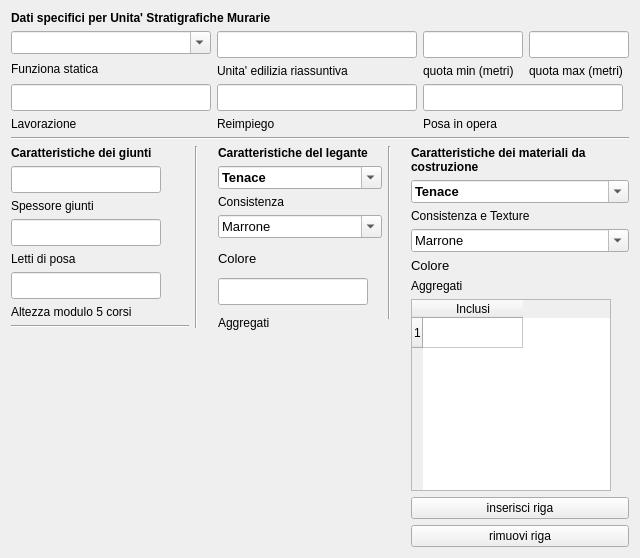
     <widget class="QWidget" name="tab_6">
      <attribute name="title">
       <string>USM</string>
      </attribute>
      <layout class="QGridLayout" name="gridLayout_23">
       <item row="0" column="0" colspan="5">
        <layout class="QGridLayout" name="gridLayout_22">
         <item row="0" column="0" colspan="2">
          <widget class="QLabel" name="label_51">
           <property name="font">
            <font>
             <weight>75</weight>
             <bold>true</bold>
            </font>
           </property>
           <property name="text">
            <string>Dati specifici per Unita' Stratigrafiche Murarie</string>
           </property>
          </widget>
         </item>
         <item row="1" column="0">
          <layout class="QVBoxLayout" name="verticalLayout_13">
           <item>
            <widget class="QComboBox" name="comboBox_funz_statica_usm">
             <property name="font">
              <font>
               <pointsize>10</pointsize>
               <weight>75</weight>
               <bold>true</bold>
              </font>
             </property>
             <property name="editable">
              <bool>true</bool>
             </property>
            </widget>
           </item>
           <item>
            <widget class="QLabel" name="label_52">
             <property name="text">
              <string>Funziona statica</string>
             </property>
            </widget>
           </item>
          </layout>
         </item>
         <item row="1" column="1">
          <layout class="QVBoxLayout" name="verticalLayout_15">
           <item>
            <widget class="QLineEdit" name="lineEdit_unita_edilizia_riassuntiva_usm">
             <property name="enabled">
              <bool>true</bool>
             </property>
             <property name="minimumSize">
              <size>
               <width>200</width>
               <height>21</height>
              </size>
             </property>
             <property name="maximumSize">
              <size>
               <width>60</width>
               <height>16777215</height>
              </size>
             </property>
             <property name="font">
              <font>
               <pointsize>12</pointsize>
               <weight>75</weight>
               <bold>true</bold>
              </font>
             </property>
            </widget>
           </item>
           <item>
            <widget class="QLabel" name="label_53">
             <property name="text">
              <string>Unita' edilizia riassuntiva</string>
             </property>
            </widget>
           </item>
          </layout>
         </item>
         <item row="1" column="2">
          <layout class="QVBoxLayout" name="verticalLayout_16">
           <item>
            <widget class="QLineEdit" name="lineEdit_qmin_usm">
             <property name="enabled">
              <bool>true</bool>
             </property>
             <property name="minimumSize">
              <size>
               <width>100</width>
               <height>21</height>
              </size>
             </property>
             <property name="maximumSize">
              <size>
               <width>60</width>
               <height>16777215</height>
              </size>
             </property>
             <property name="font">
              <font>
               <pointsize>12</pointsize>
               <weight>75</weight>
               <bold>true</bold>
              </font>
             </property>
            </widget>
           </item>
           <item>
            <widget class="QLabel" name="label_54">
             <property name="text">
              <string>quota min (metri)</string>
             </property>
            </widget>
           </item>
          </layout>
         </item>
         <item row="1" column="3">
          <layout class="QVBoxLayout" name="verticalLayout_17">
           <item>
            <widget class="QLineEdit" name="lineEdit_qmax_usm">
             <property name="enabled">
              <bool>true</bool>
             </property>
             <property name="minimumSize">
              <size>
               <width>100</width>
               <height>21</height>
              </size>
             </property>
             <property name="maximumSize">
              <size>
               <width>60</width>
               <height>16777215</height>
              </size>
             </property>
             <property name="font">
              <font>
               <pointsize>12</pointsize>
               <weight>75</weight>
               <bold>true</bold>
              </font>
             </property>
            </widget>
           </item>
           <item>
            <widget class="QLabel" name="label_55">
             <property name="text">
              <string>quota max (metri)</string>
             </property>
            </widget>
           </item>
          </layout>
         </item>
         <item row="2" column="0">
          <layout class="QVBoxLayout" name="verticalLayout_18">
           <item>
            <widget class="QLineEdit" name="lineEdit_lavorazione_usm">
             <property name="enabled">
              <bool>true</bool>
             </property>
             <property name="minimumSize">
              <size>
               <width>200</width>
               <height>21</height>
              </size>
             </property>
             <property name="maximumSize">
              <size>
               <width>60</width>
               <height>16777215</height>
              </size>
             </property>
             <property name="font">
              <font>
               <pointsize>12</pointsize>
               <weight>75</weight>
               <bold>true</bold>
              </font>
             </property>
            </widget>
           </item>
           <item>
            <widget class="QLabel" name="label_56">
             <property name="text">
              <string>Lavorazione</string>
             </property>
            </widget>
           </item>
          </layout>
         </item>
         <item row="2" column="1">
          <layout class="QVBoxLayout" name="verticalLayout_19">
           <item>
            <widget class="QLineEdit" name="lineEdit_reimpiego_usm">
             <property name="enabled">
              <bool>true</bool>
             </property>
             <property name="minimumSize">
              <size>
               <width>200</width>
               <height>21</height>
              </size>
             </property>
             <property name="maximumSize">
              <size>
               <width>60</width>
               <height>16777215</height>
              </size>
             </property>
             <property name="font">
              <font>
               <pointsize>12</pointsize>
               <weight>75</weight>
               <bold>true</bold>
              </font>
             </property>
            </widget>
           </item>
           <item>
            <widget class="QLabel" name="label_57">
             <property name="text">
              <string>Reimpiego</string>
             </property>
            </widget>
           </item>
          </layout>
         </item>
         <item row="2" column="2" colspan="2">
          <layout class="QVBoxLayout" name="verticalLayout_20">
           <item>
            <widget class="QLineEdit" name="lineEdit_posa_in_opera_usm">
             <property name="enabled">
              <bool>true</bool>
             </property>
             <property name="minimumSize">
              <size>
               <width>200</width>
               <height>21</height>
              </size>
             </property>
             <property name="maximumSize">
              <size>
               <width>60</width>
               <height>16777215</height>
              </size>
             </property>
             <property name="font">
              <font>
               <pointsize>12</pointsize>
               <weight>75</weight>
               <bold>true</bold>
              </font>
             </property>
            </widget>
           </item>
           <item>
            <widget class="QLabel" name="label_58">
             <property name="text">
              <string>Posa in opera</string>
             </property>
            </widget>
           </item>
          </layout>
         </item>
         <item row="3" column="0" colspan="4">
          <widget class="Line" name="line_9">
           <property name="font">
            <font>
             <weight>75</weight>
             <bold>true</bold>
            </font>
           </property>
           <property name="orientation">
            <enum>Qt::Horizontal</enum>
           </property>
          </widget>
         </item>
        </layout>
       </item>
       <item row="1" column="0">
        <layout class="QVBoxLayout" name="verticalLayout_25">
         <item>
          <layout class="QVBoxLayout" name="verticalLayout_22">
           <item>
            <widget class="QLabel" name="label_59">
             <property name="font">
              <font>
               <weight>75</weight>
               <bold>true</bold>
              </font>
             </property>
             <property name="text">
              <string>Caratteristiche dei giunti</string>
             </property>
            </widget>
           </item>
           <item>
            <widget class="QLineEdit" name="lineEdit_spessore_giunti_usm">
             <property name="enabled">
              <bool>true</bool>
             </property>
             <property name="minimumSize">
              <size>
               <width>150</width>
               <height>21</height>
              </size>
             </property>
             <property name="maximumSize">
              <size>
               <width>150</width>
               <height>16777215</height>
              </size>
             </property>
             <property name="font">
              <font>
               <pointsize>12</pointsize>
               <weight>75</weight>
               <bold>true</bold>
              </font>
             </property>
            </widget>
           </item>
           <item>
            <widget class="QLabel" name="label_63">
             <property name="text">
              <string>Spessore giunti</string>
             </property>
            </widget>
           </item>
          </layout>
         </item>
         <item>
          <layout class="QVBoxLayout" name="verticalLayout_23">
           <item>
            <widget class="QLineEdit" name="lineEdit_letti_di_posa_giunti_usm">
             <property name="enabled">
              <bool>true</bool>
             </property>
             <property name="minimumSize">
              <size>
               <width>150</width>
               <height>21</height>
              </size>
             </property>
             <property name="maximumSize">
              <size>
               <width>150</width>
               <height>16777215</height>
              </size>
             </property>
             <property name="font">
              <font>
               <pointsize>12</pointsize>
               <weight>75</weight>
               <bold>true</bold>
              </font>
             </property>
            </widget>
           </item>
           <item>
            <widget class="QLabel" name="label_64">
             <property name="text">
              <string>Letti di posa</string>
             </property>
            </widget>
           </item>
          </layout>
         </item>
         <item>
          <layout class="QVBoxLayout" name="verticalLayout_24">
           <item>
            <widget class="QLineEdit" name="lineEdit_h_modulo_c_corsi_usm">
             <property name="enabled">
              <bool>true</bool>
             </property>
             <property name="minimumSize">
              <size>
               <width>150</width>
               <height>21</height>
              </size>
             </property>
             <property name="maximumSize">
              <size>
               <width>150</width>
               <height>16777215</height>
              </size>
             </property>
             <property name="font">
              <font>
               <pointsize>12</pointsize>
               <weight>75</weight>
               <bold>true</bold>
              </font>
             </property>
            </widget>
           </item>
           <item>
            <widget class="QLabel" name="label_65">
             <property name="text">
              <string>Altezza modulo 5 corsi</string>
             </property>
            </widget>
           </item>
          </layout>
         </item>
        </layout>
       </item>
       <item row="1" column="1" rowspan="2">
        <widget class="Line" name="line_5">
         <property name="orientation">
          <enum>Qt::Vertical</enum>
         </property>
        </widget>
       </item>
       <item row="1" column="2" rowspan="3">
        <layout class="QVBoxLayout" name="verticalLayout_26">
         <item>
          <layout class="QVBoxLayout" name="verticalLayout_27">
           <item>
            <widget class="QLabel" name="label_66">
             <property name="font">
              <font>
               <weight>75</weight>
               <bold>true</bold>
              </font>
             </property>
             <property name="text">
              <string>Caratteristiche del legante</string>
             </property>
            </widget>
           </item>
           <item>
            <widget class="QComboBox" name="comboBox_consistenza_legante_usm">
             <property name="minimumSize">
              <size>
               <width>0</width>
               <height>20</height>
              </size>
             </property>
             <property name="font">
              <font>
               <pointsize>10</pointsize>
               <weight>75</weight>
               <bold>true</bold>
              </font>
             </property>
             <property name="editable">
              <bool>true</bool>
             </property>
             <item>
              <property name="text">
               <string>Tenace</string>
              </property>
             </item>
            </widget>
           </item>
           <item>
            <widget class="QLabel" name="label_67">
             <property name="text">
              <string>Consistenza</string>
             </property>
            </widget>
           </item>
          </layout>
         </item>
         <item>
          <layout class="QVBoxLayout" name="verticalLayout_28">
           <item>
            <widget class="QComboBox" name="comboBox_colore_legante_usm">
             <property name="font">
              <font>
               <pointsize>10</pointsize>
              </font>
             </property>
             <property name="editable">
              <bool>true</bool>
             </property>
             <item>
              <property name="text">
               <string>Marrone</string>
              </property>
             </item>
             <item>
              <property name="text">
               <string>Marrone chiaro</string>
              </property>
             </item>
             <item>
              <property name="text">
               <string>Marrone scuro</string>
              </property>
             </item>
             <item>
              <property name="text">
               <string>-</string>
              </property>
             </item>
             <item>
              <property name="text">
               <string>Giallo</string>
              </property>
             </item>
             <item>
              <property name="text">
               <string>Giallo scuro</string>
              </property>
             </item>
             <item>
              <property name="text">
               <string>Giallo chiaro</string>
              </property>
             </item>
             <item>
              <property name="text">
               <string>-</string>
              </property>
             </item>
             <item>
              <property name="text">
               <string/>
              </property>
             </item>
             <item>
              <property name="text">
               <string>-</string>
              </property>
             </item>
            </widget>
           </item>
           <item>
            <widget class="QLabel" name="label_71">
             <property name="font">
              <font>
               <pointsize>10</pointsize>
              </font>
             </property>
             <property name="text">
              <string>Colore</string>
             </property>
            </widget>
           </item>
          </layout>
         </item>
         <item>
          <layout class="QVBoxLayout" name="verticalLayout_29">
           <item>
            <widget class="QLineEdit" name="lineEdit_aggregati_legante_usm">
             <property name="enabled">
              <bool>true</bool>
             </property>
             <property name="minimumSize">
              <size>
               <width>150</width>
               <height>21</height>
              </size>
             </property>
             <property name="maximumSize">
              <size>
               <width>150</width>
               <height>16777215</height>
              </size>
             </property>
             <property name="font">
              <font>
               <pointsize>12</pointsize>
               <weight>75</weight>
               <bold>true</bold>
              </font>
             </property>
            </widget>
           </item>
           <item>
            <widget class="QLabel" name="label_69">
             <property name="text">
              <string>Aggregati</string>
             </property>
            </widget>
           </item>
          </layout>
         </item>
        </layout>
       </item>
       <item row="1" column="3">
        <widget class="Line" name="line_6">
         <property name="orientation">
          <enum>Qt::Vertical</enum>
         </property>
        </widget>
       </item>
       <item row="1" column="4" rowspan="4">
        <layout class="QVBoxLayout" name="verticalLayout_30">
         <item>
          <layout class="QVBoxLayout" name="verticalLayout_31">
           <item>
            <widget class="QLabel" name="label_68">
             <property name="font">
              <font>
               <weight>75</weight>
               <bold>true</bold>
              </font>
             </property>
             <property name="text">
              <string>Caratteristiche dei materiali da costruzione</string>
             </property>
             <property name="wordWrap">
              <bool>true</bool>
             </property>
            </widget>
           </item>
           <item>
            <widget class="QComboBox" name="comboBox_consistenza_texture_mat_usm">
             <property name="font">
              <font>
               <pointsize>10</pointsize>
               <weight>75</weight>
               <bold>true</bold>
              </font>
             </property>
             <property name="editable">
              <bool>true</bool>
             </property>
             <item>
              <property name="text">
               <string>Tenace</string>
              </property>
             </item>
            </widget>
           </item>
           <item>
            <widget class="QLabel" name="label_72">
             <property name="text">
              <string>Consistenza e Texture</string>
             </property>
            </widget>
           </item>
          </layout>
         </item>
         <item>
          <layout class="QVBoxLayout" name="verticalLayout_32">
           <item>
            <widget class="QComboBox" name="comboBox_colore_materiale_usm">
             <property name="font">
              <font>
               <pointsize>10</pointsize>
              </font>
             </property>
             <property name="editable">
              <bool>true</bool>
             </property>
             <item>
              <property name="text">
               <string>Marrone</string>
              </property>
             </item>
             <item>
              <property name="text">
               <string>Marrone chiaro</string>
              </property>
             </item>
             <item>
              <property name="text">
               <string>Marrone scuro</string>
              </property>
             </item>
             <item>
              <property name="text">
               <string>-</string>
              </property>
             </item>
             <item>
              <property name="text">
               <string>Giallo</string>
              </property>
             </item>
             <item>
              <property name="text">
               <string>Giallo scuro</string>
              </property>
             </item>
             <item>
              <property name="text">
               <string>Giallo chiaro</string>
              </property>
             </item>
             <item>
              <property name="text">
               <string>-</string>
              </property>
             </item>
             <item>
              <property name="text">
               <string/>
              </property>
             </item>
             <item>
              <property name="text">
               <string>-</string>
              </property>
             </item>
            </widget>
           </item>
           <item>
            <widget class="QLabel" name="label_73">
             <property name="font">
              <font>
               <pointsize>10</pointsize>
              </font>
             </property>
             <property name="text">
              <string>Colore</string>
             </property>
            </widget>
           </item>
          </layout>
         </item>
         <item>
          <layout class="QVBoxLayout" name="verticalLayout_33">
           <item>
            <widget class="QLabel" name="label_74">
             <property name="text">
              <string>Aggregati</string>
             </property>
            </widget>
           </item>
           <item>
            <widget class="QTableWidget" name="tableWidget_inclusi_materiali_usm">
             <property name="maximumSize">
              <size>
               <width>200</width>
               <height>16777215</height>
              </size>
             </property>
             <property name="frameShape">
              <enum>QFrame::StyledPanel</enum>
             </property>
             <property name="frameShadow">
              <enum>QFrame::Raised</enum>
             </property>
             <property name="verticalScrollBarPolicy">
              <enum>Qt::ScrollBarAsNeeded</enum>
             </property>
             <property name="horizontalScrollBarPolicy">
              <enum>Qt::ScrollBarAsNeeded</enum>
             </property>
             <property name="editTriggers">
              <set>QAbstractItemView::AnyKeyPressed|QAbstractItemView::DoubleClicked|QAbstractItemView::EditKeyPressed</set>
             </property>
             <property name="selectionMode">
              <enum>QAbstractItemView::SingleSelection</enum>
             </property>
             <property name="selectionBehavior">
              <enum>QAbstractItemView::SelectRows</enum>
             </property>
             <property name="rowCount">
              <number>1</number>
             </property>
             <property name="columnCount">
              <number>1</number>
             </property>
             <row/>
             <column>
              <property name="text">
               <string>Inclusi</string>
              </property>
             </column>
            </widget>
           </item>
           <item>
            <widget class="QPushButton" name="pushButton_insert_row_inclusi_materiali">
             <property name="font">
              <font>
               <pointsize>9</pointsize>
              </font>
             </property>
             <property name="text">
              <string>inserisci riga</string>
             </property>
            </widget>
           </item>
           <item>
            <widget class="QPushButton" name="pushButton_remove_row_inclusi_materiali">
             <property name="font">
              <font>
               <pointsize>9</pointsize>
              </font>
             </property>
             <property name="text">
              <string>rimuovi riga</string>
             </property>
            </widget>
           </item>
          </layout>
         </item>
        </layout>
       </item>
       <item row="2" column="0">
        <widget class="Line" name="line_11">
         <property name="orientation">
          <enum>Qt::Horizontal</enum>
         </property>
        </widget>
       </item>
       <item row="3" column="0" rowspan="2">
        <spacer name="verticalSpacer_7">
         <property name="orientation">
          <enum>Qt::Vertical</enum>
         </property>
         <property name="sizeHint" stdset="0">
          <size>
           <width>20</width>
           <height>154</height>
          </size>
         </property>
        </spacer>
       </item>
       <item row="4" column="2">
        <spacer name="verticalSpacer_5">
         <property name="orientation">
          <enum>Qt::Vertical</enum>
         </property>
         <property name="sizeHint" stdset="0">
          <size>
           <width>20</width>
           <height>148</height>
          </size>
         </property>
        </spacer>
       </item>
      </layout>
     </widget>
